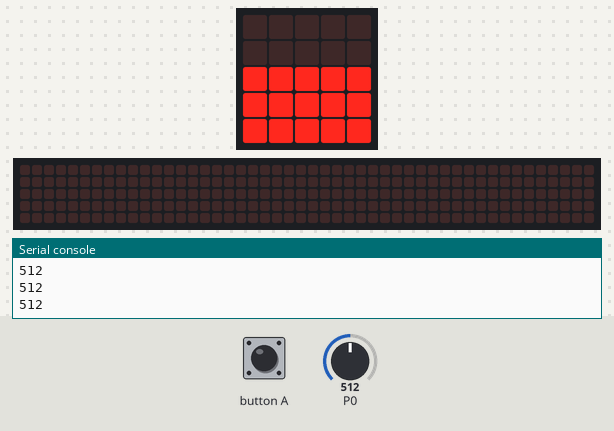
Bench run of a program on a simulated BBC micro:bit (MakeCode). On the bench: the board's 5×5 LED display, a strip that is not on the board, showing the scrolling text unrolled, the last lines printed to the serial console. Inputs (shaded band) come from the test bench; at power-on: P0 = 512 (analog values on the 0–1023 scale). The 48×5 strip is a reading aid, not a part: it shows the text the display is scrolling, unrolled, one strip-width of it at a time.

Above: at 1.2 s.
1.3 s: button A pressed for 0.15 s
At 1.38 s:
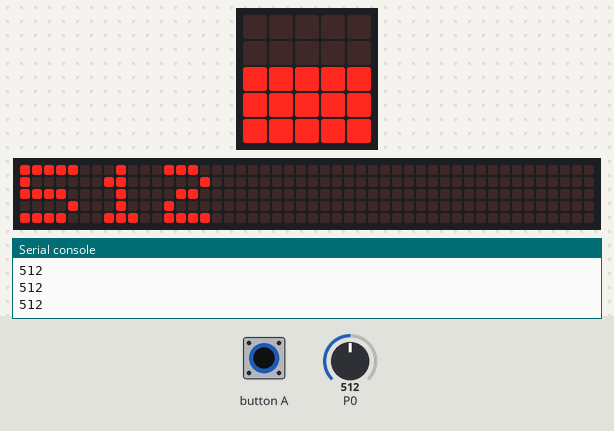
At 1.83 s:
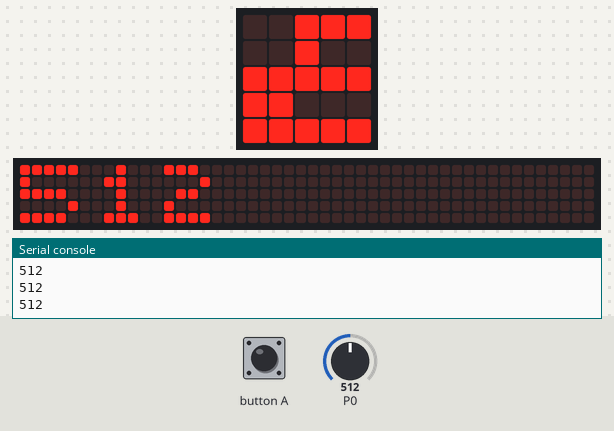
2.0 s: P0 set to 316
5.0 s: P0 set to 293
6.5 s: P0 set to 122
9.5 s: button A pressed for 1 s
At 10.4 s:
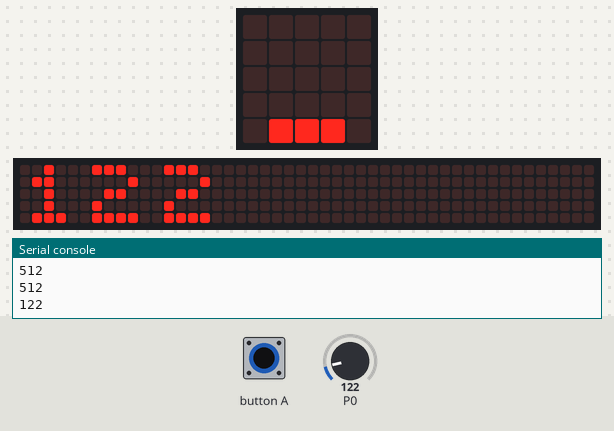
11.1 s: P0 set to 306
At 14.8 s:
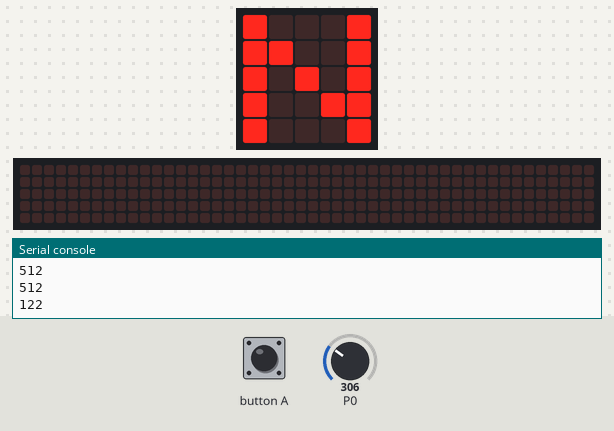
Timing chart, 0 to 16.3 s (numbered marks = the images above; inputs shaded):
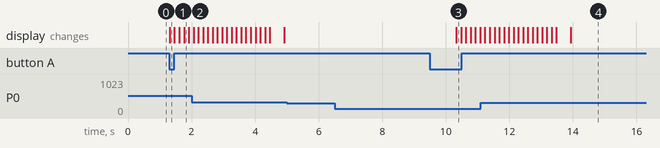

The program:

main.ts
```typescript
let 화면 = 0
led.setBrightness(255)
basic.forever(function () {
    pins.analogWritePin(AnalogPin.P1, 1023)
    화면 = pins.analogReadPin(AnalogPin.P0)
    pins.analogWritePin(AnalogPin.P1, 0)
    led.plotBarGraph(
    화면,
    1023
    )
    if (input.buttonIsPressed(Button.A)) {
        basic.showNumber(화면)
        if (pins.analogReadPin(AnalogPin.P0) < 300) {
            basic.showLeds(`
                . # # . .
                . # . # .
                . # . # .
                . # . # .
                . # # . .
                `)
        } else if (pins.analogReadPin(AnalogPin.P0) >= 300 || pins.analogReadPin(AnalogPin.P0) < 1000) {
            basic.showLeds(`
                # . . . #
                # # . . #
                # . # . #
                # . . # #
                # . . . #
                `)
        } else {
            basic.showLeds(`
                # . . . #
                # # . # #
                # . # . #
                # . . . #
                # . . . #
                `)
        }
        basic.pause(5000)
    }
})
```

test.ts
```typescript
// 테스트는 여기로 이동합니다; 이 패키지가 확장으로 사용될 때 컴파일되지 않을 것 입니다.
```

Measured:
- after the input at 1.3 s, the display: changes at once (image 1)
- after the input at 5.0 s, every drawn part: stays the same
- after the input at 6.5 s, every drawn part: stays the same
- after the input at 9.5 s, the display: changes after 0.83 s (image 3)
- after the input at 11.1 s, the display: first differs from a run without the input after 2.8 s (image 4)
